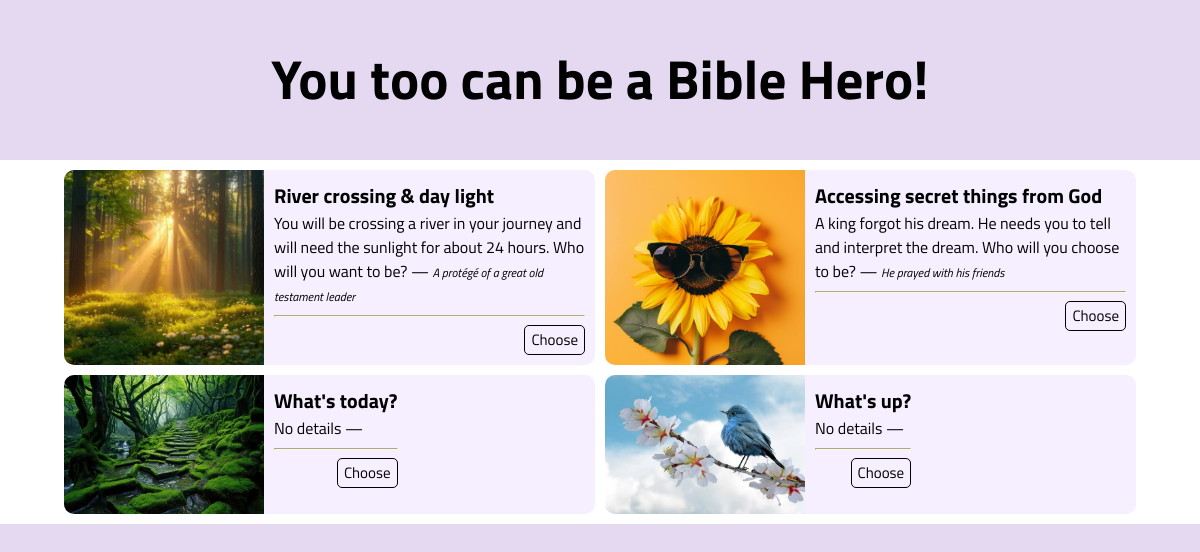
Page /polls/polls on the committed database.
### polls/models.py (models this page shows, shortened)
class Question(models.Model):
    question_text = models.CharField(max_length=200)
    question_description = models.CharField(max_length=200)
    bible_hint = models.CharField(max_length=50, default="")
    pub_date = models.DateTimeField("date published")

### polls/views.py (the view)
# urls.py: path("polls", views.index, name="index"),
def index(request):
    latest_question_list = Question.objects.order_by("-pub_date")[:5]
    context = {"latest_question_list": latest_question_list}
    return render(request, "polls/index.html", context)

### polls/templates/polls/index.html (shortened to what this page needs)
<!doctype html>
<html lang="en">
<head>
    {% load static %}
    <link rel="stylesheet" href="{% static 'polls/css/styles.css' %}">
</head>
<body>
<h1>You too can be a Bible Hero!</h1>
<div class="container">
    {% if latest_question_list %}
    {% for question in latest_question_list %}
        <div class="item">
        <div><img class="picture" src="{% static 'polls/images/' %}{{ question.id }}.jpg" alt={{ question.question_text }}></div>
        <div class="note">
            <div class="note-title">
                {{ question.question_text }}
            </div>
            {{ question.question_description }}
        &mdash; <span class="passage"> {{ question.bible_hint }}</span><hr class="hr2">
            <div class="button-container">
                <a href="/polls/{{ question.id }}/">
                    <button>Choose</button>
                </a>
            </div>
        </div>
    </div>
    {% endfor %}
    {% else %}
        <p>No polls are available.</p>
    {% endif %}
</div>
</body>
</html>

### polls/static/polls/css/styles.css (style rules this page uses)
body { background: #E5D9F2; font-family: 'Titillium Web', sans-serif; margin: 0; }
h1 { font-size: 55px; text-align: center; margin-bottom: 40px; }
.container { display: flex; gap: 10px; justify-content: center; background-color :#FFFFFF; flex-wrap: wrap; padding: 10px; }
.item { display: flex; width: 45%; border-radius: 10px; background-color: #F5EFFF; margin: 0; }
.picture { height: 100%; width: 200px; border-radius: 10px 0 0 10px; object-fit: cover; }
.note { margin: 10px; }
.passage { font-style: italic; font-size: 12px; }
.note-title { font-weight: bold; font-size: 20px; }
.button-container { text-align: right; }
button { background: none; font-family: 'Titillium Web', sans-serif; height: 30px; border: 1.5px solid #FF0000; border-color: #000000; border-radius: 5px; font-weight: light; font-size: 15px; }
.hr2 { border-color: #FEF9D9; }

### rows in the picture
Question: shows a picture, question_text "River crossing & day light", question_description "You will be crossing a river in your journey and will need the sunlight for about 24 hours. Who will you want to be?", bible_hint "A protégé of a great old testament leader"
Question: shows a picture, question_text "Accessing secret things from God", question_description "A king forgot his dream. He needs you to tell and interpret the dream. Who will you choose to be?", bible_hint "He prayed with his friends"
Question: shows a picture, question_text "What's today?", question_description "No details"
Question: shows a picture, question_text "What's up?", question_description "No details"
